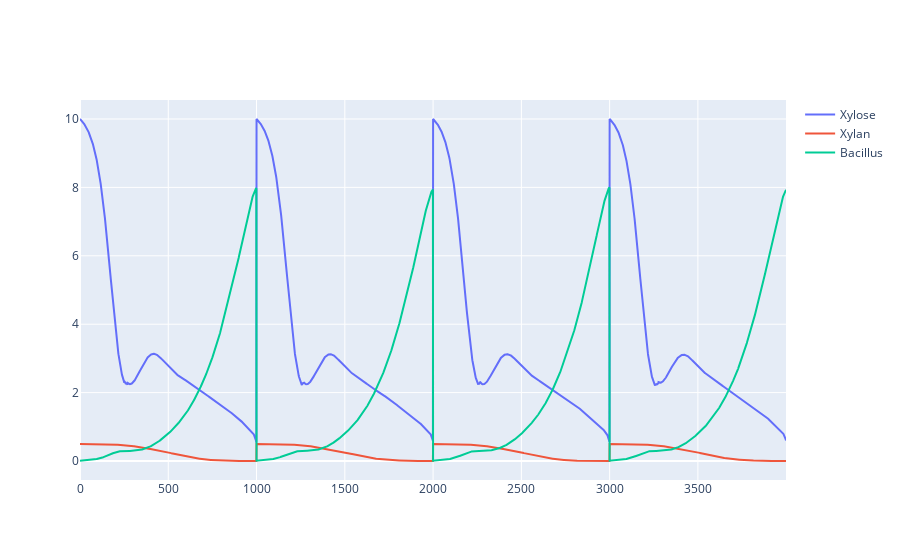

Notebook source saved alongside this figure:
### Code cell
fig=go.Figure()
fig.add_trace(go.Scatter(x=data.index,y=data["xyl__D_e"],mode="lines",name="Xylose"))
fig.add_trace(go.Scatter(x=data.index,y=data["Xylan"],mode="lines",name="Xylan"))
fig.add_trace(go.Scatter(x=data.index,y=data["Bacllus_agent1"],mode="lines",name="Bacillus"))
fig.show()

### Figure 1 — Plotly figure (JSON) as saved in the notebook; plotly's stock layout.template omitted (floating-point values rounded to 4 significant figures; data arrays with more than 128 entries replaced by an {"elided": "..."} marker saying what was removed)
{"data": [{"mode": "lines", "name": "Xylose", "type": "scatter", "x": {"elided": "4000 int values"}, "y": {"elided": "4000 float values"}}, {"mode": "lines", "name": "Xylan", "type": "scatter", "x": {"elided": "4000 int values"}, "y": {"elided": "4000 float values"}}, {"mode": "lines", "name": "Bacillus", "type": "scatter", "x": {"elided": "4000 int values"}, "y": {"elided": "4000 float values"}}], "layout": {}}
